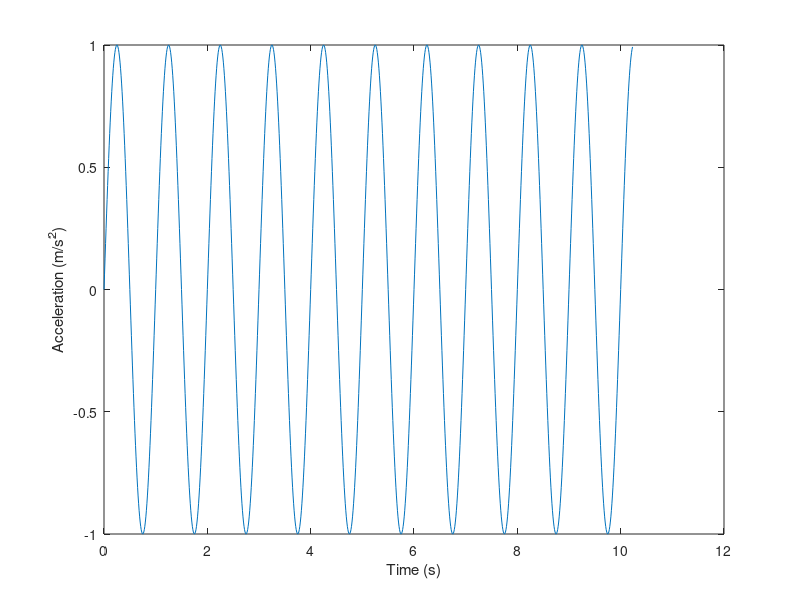

Source code (MATLAB): (Note: this script raises an error after producing the figure.)
fs = 100; % samples per second 
N = 1024; % number of samples 
t = 0 : 1/fs : (N-1)*(1/fs); % in seconds 
wave_freq = 1; % in Hertz 
acc_time_data = sin(2*pi*wave_freq*t);
plot(t, acc_time_data);
xlabel('Time (s)');
ylabel('Acceleration (m/s^2)');
kinematicAnalysis(acc_time_data, fs);